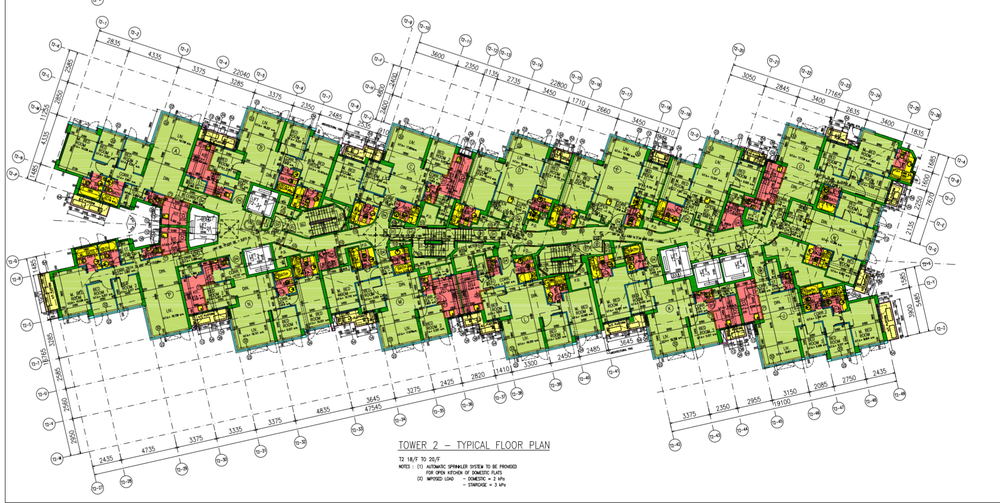
#> input picture WCH GBP.png, 1000 x 503 px, shrunk from 1964 x 988 before the run
$ python Get_walls.py
#> lines starting #> are read from the running program, lines starting #| are printed output that depends on the picture; after the words box and inside, x2 and y2 are one past the last pixel; in counts of white or black regions, pixels touching at a corner belong together
#Import packages
import os
import cv2
import numpy as np
import tensorflow as tf
import sys

# This is needed since the notebook is stored in the object_detection folder.
sys.path.append("..")

# Import utilites
# from utils import label_map_util
# from utils import visualization_utils as vis_util

# Name of the directory containing the object detection module we're using
MODEL_NAME = 'inference_graph'
IMAGE_NAME = 'WCH GBP.png'
#Remove Small Items
im_gray = cv2.imread(IMAGE_NAME, cv2.IMREAD_GRAYSCALE)
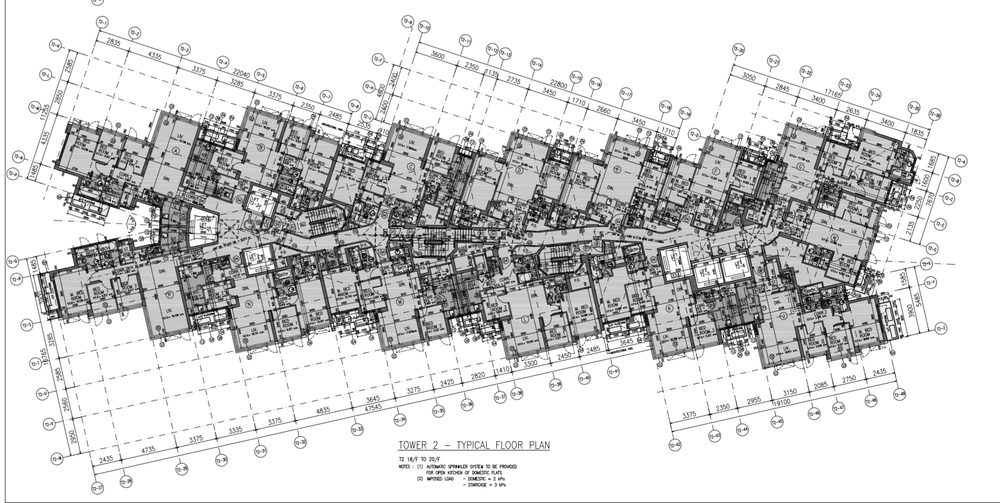
#> im_gray: shape (503, 1000); min 0, max 255, mean 211
(thresh, im_bw) = cv2.threshold(im_gray, 128, 255, cv2.THRESH_BINARY | cv2.THRESH_OTSU)
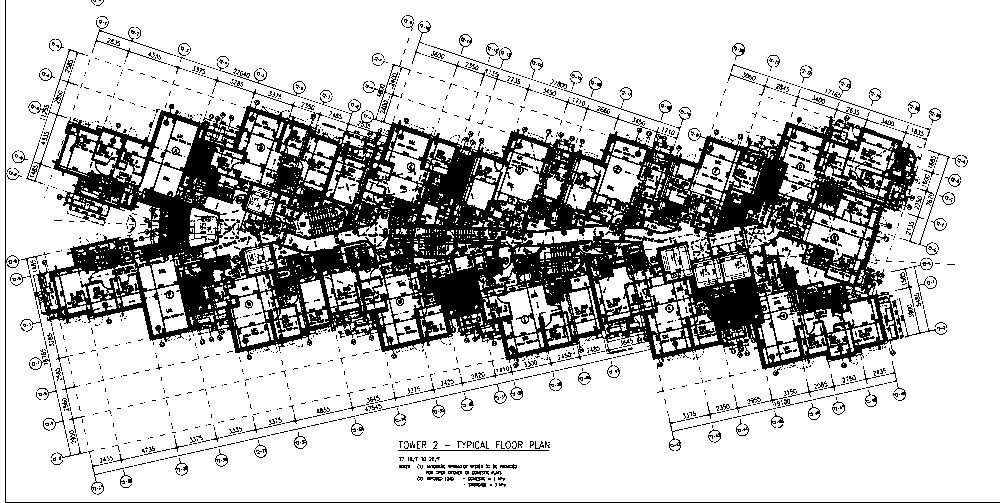
#> im_bw: shape (503, 1000); 75.8% white; 1872 black regions (1633 under 20 px), largest, box (x1, y1, x2, y2) and area: (34, 95, 922, 370) 102628, (5, 0, 1000, 503) 1533, (94, 20, 173, 64) 271
#> thresh = 176
thresh =170
im_bw = cv2.threshold(im_gray, thresh, 255, cv2.THRESH_BINARY)[1]
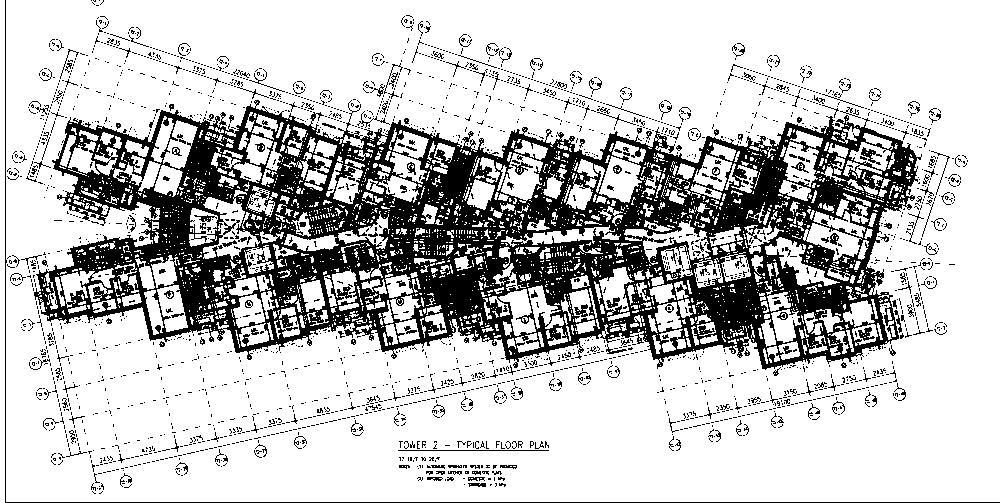
#> im_bw: shape (503, 1000); 76.8% white; 2647 black regions (2411 under 20 px), largest, box (x1, y1, x2, y2) and area: (34, 100, 922, 370) 97869, (5, 0, 1000, 503) 1500, (398, 450, 549, 451) 151
#find all your connected components
nb_components, output, stats, centroids = cv2.connectedComponentsWithStats(im_bw, connectivity=8)
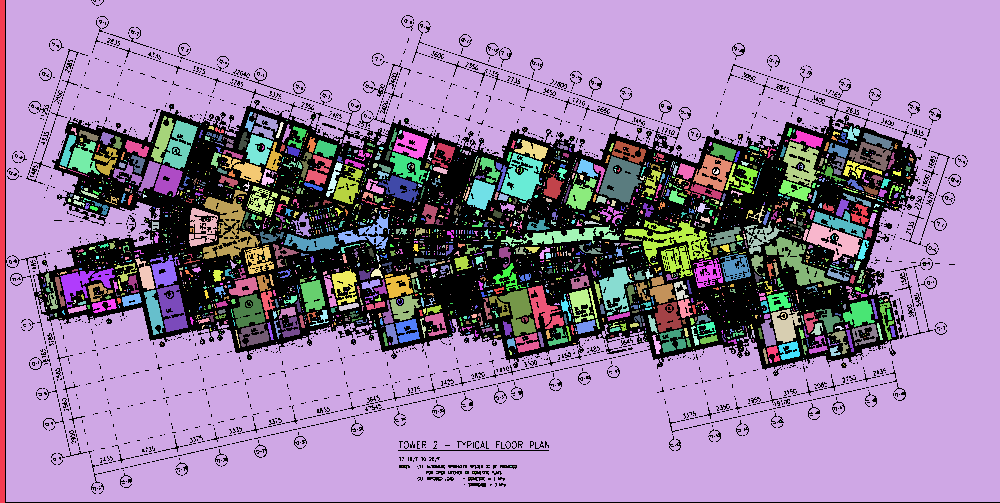
#> output: shape (503, 1000) int32; 2314 distinct labels, from 0 to 2313; one colour per label, 0 black
#> nb_components = 2314; stats = 2314 rows, first 6: [5, 0, 995, 503, 116514], [0, 0, 5, 503, 2515], [6, 0, 994, 502, 314198], [70, 64, 1, 1, 1], [381, 92, 1, 1, 1], [662, 105, 1, 1, 1]; centroids = 2314 pairs, first value 2 to 952, second value 64 to 484
#connectedComponentswithStats yields every seperated component with information on each of them, such as size
#the following part is just taking out the background which is also considered a component, but most of the time we don't want that.
sizes = stats[1:, -1]; nb_components = nb_components - 1
#> after `sizes = stats[1:, -1]`: sizes = 2313 values, max 314198 at index 1, min 1 at index 2, mean 167.1
#> after `nb_components = nb_components - 1`: nb_components = 2313

# minimum size of particles we want to keep (number of pixels)
#here, it's a fixed value, but you can set it as you want, eg the mean of the sizes or whatever
min_size =100

#your answer image
img2 = np.zeros((output.shape))
#for every component in the image, you keep it only if it's above min_size
for i in range(0, nb_components):
    if sizes[i] >= min_size:
        img2[output == i + 1] = 255
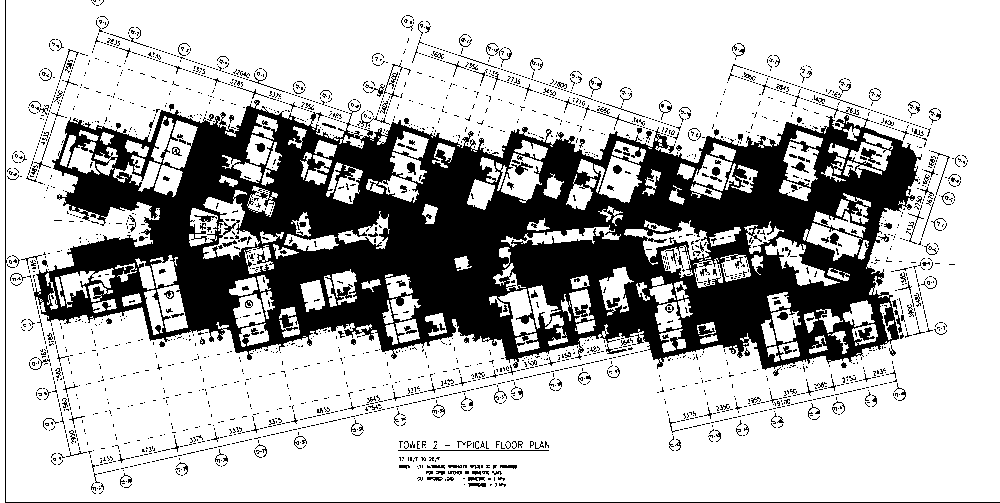
#> img2: shape (503, 1000) float64; 73.1% white; 2638 black regions (2400 under 20 px), largest, box (x1, y1, x2, y2) and area: (34, 100, 922, 370) 116534, (5, 0, 1000, 503) 1500, (398, 450, 549, 451) 151

cv2.imshow('room detector', img2)
#MorphologicalTransform
kernel = np.ones((5, 5), np.uint8)
dilation = cv2.dilate(img2, kernel)
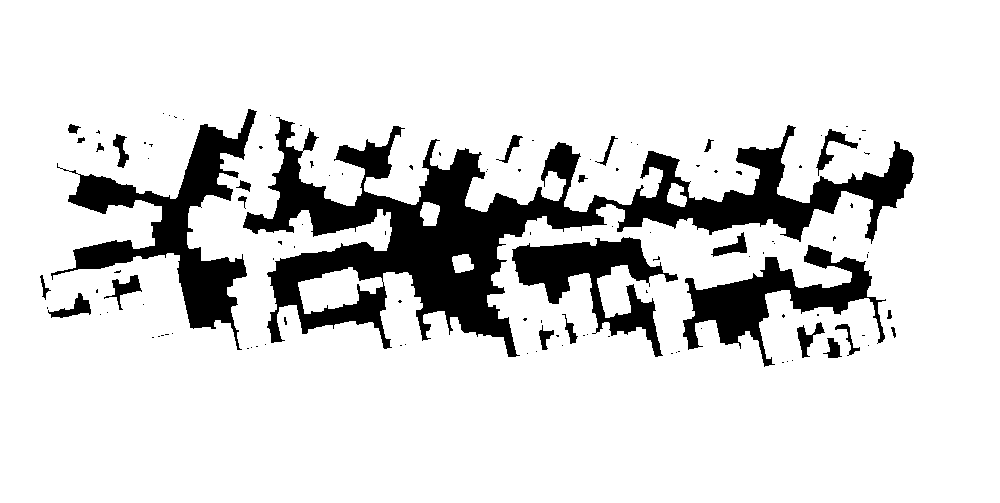
#> dilation: shape (503, 1000) float64; 85.5% white; 116 black regions (90 under 20 px), largest, box (x1, y1, x2, y2) and area: (243, 117, 914, 357) 41551, (51, 109, 257, 350) 12389, (683, 245, 886, 367) 7792
erosion = cv2.erode(img2, kernel, iterations=6)
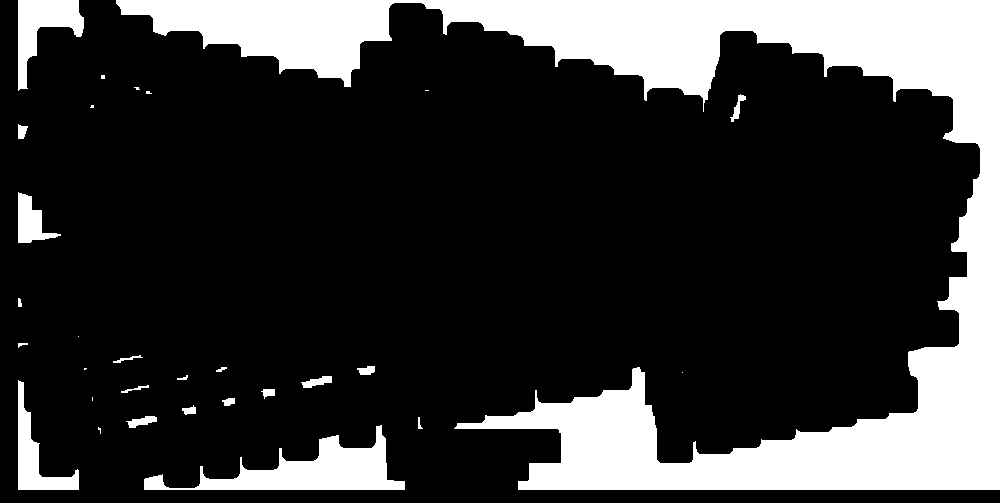
#> erosion: shape (503, 1000) float64; 21.9% white; 30 white regions (10 under 20 px), largest, box (x1, y1, x2, y2) and area: (116, 0, 1000, 490) 96537, (144, 425, 405, 490) 6337, (18, 0, 84, 91) 2666

#cv2.imshow("img2", img2)
cv2.imshow("Dilation", dilation)
cv2.imwrite("Dilation.jpg", dilation)
#cv2.imshow("Erosion", erosion)


# Press any key to close the image
cv2.waitKey(0)

# Clean up
cv2.destroyAllWindows()

$ run again, with Chan Yik Shu.jpeg saved as WCH GBP.png
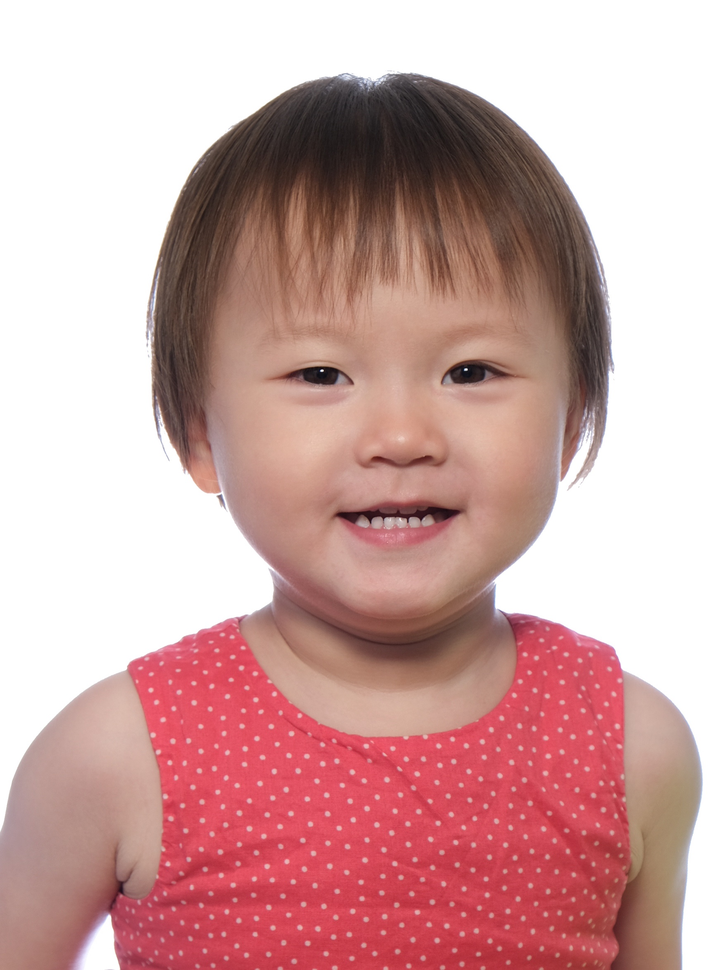
#> input picture Chan Yik Shu.jpeg, 728 x 970 px, shrunk from 1761 x 2347 before the run
#> thresh = 188
#> `nb_components, output, stats, centroids = cv2.connectedComponentsWithS..`:
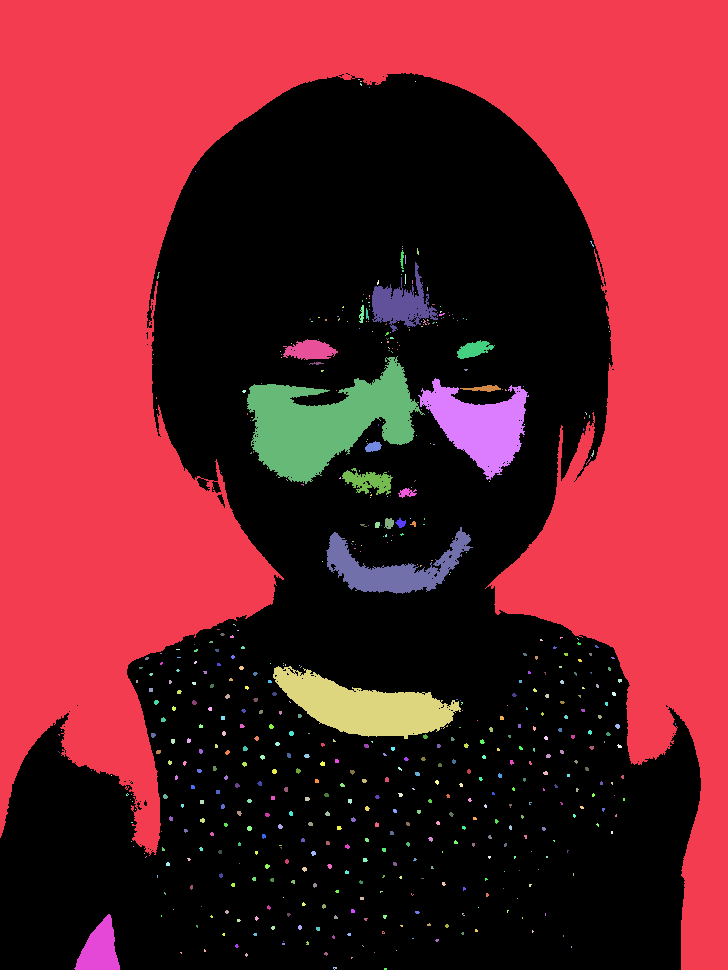
#> output: shape (970, 728) int32; 575 distinct labels, from 0 to 574; one colour per label, 0 black
#> `nb_components, output, stats, centroids = cv2.connectedComponentsWithS..`: nb_components = 575; stats = 575 rows, first 6: [0, 73, 701, 897, 366437], [0, 0, 728, 970, 301764], [358, 79, 2, 1, 2], [360, 81, 2, 1, 2], [415, 81, 1, 1, 1], [360, 83, 2, 3, 4]; centroids = 575 pairs, first value 58.5 to 675, second value 79 to 968.5
#> sizes = 574 values, max 301764 at index 0, min 1 at index 3, mean 591.9
#> `nb_components = nb_components - 1`: nb_components = 574
#> dilation: shape (970, 728) float64; 49.9% white; 10 white regions, largest, box (x1, y1, x2, y2) and area: (0, 0, 728, 970) 310425, (245, 354, 531, 486) 20512, (271, 664, 463, 741) 8303
#> `erosion = cv2.erode(img2, kernel, iterations=6)`:
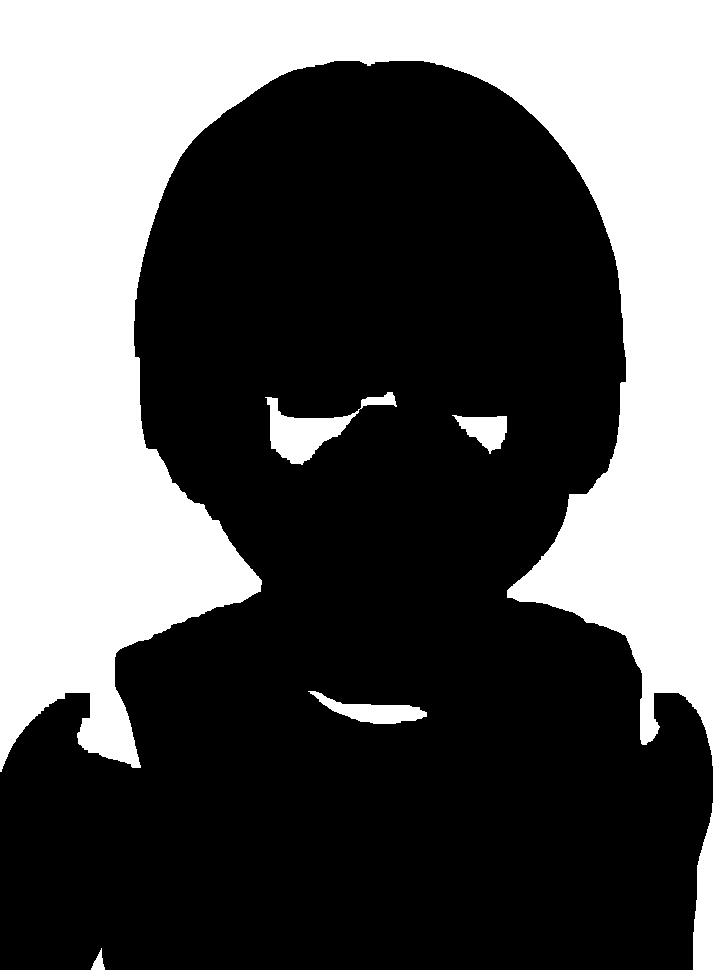
#> erosion: shape (970, 728) float64; 37.5% white; 5 white regions, box (x1, y1, x2, y2) and area: (0, 0, 728, 970) 258658, (265, 392, 397, 465) 3104, (308, 691, 427, 724) 1625, (452, 415, 507, 454) 1196, (91, 948, 105, 970) 155
